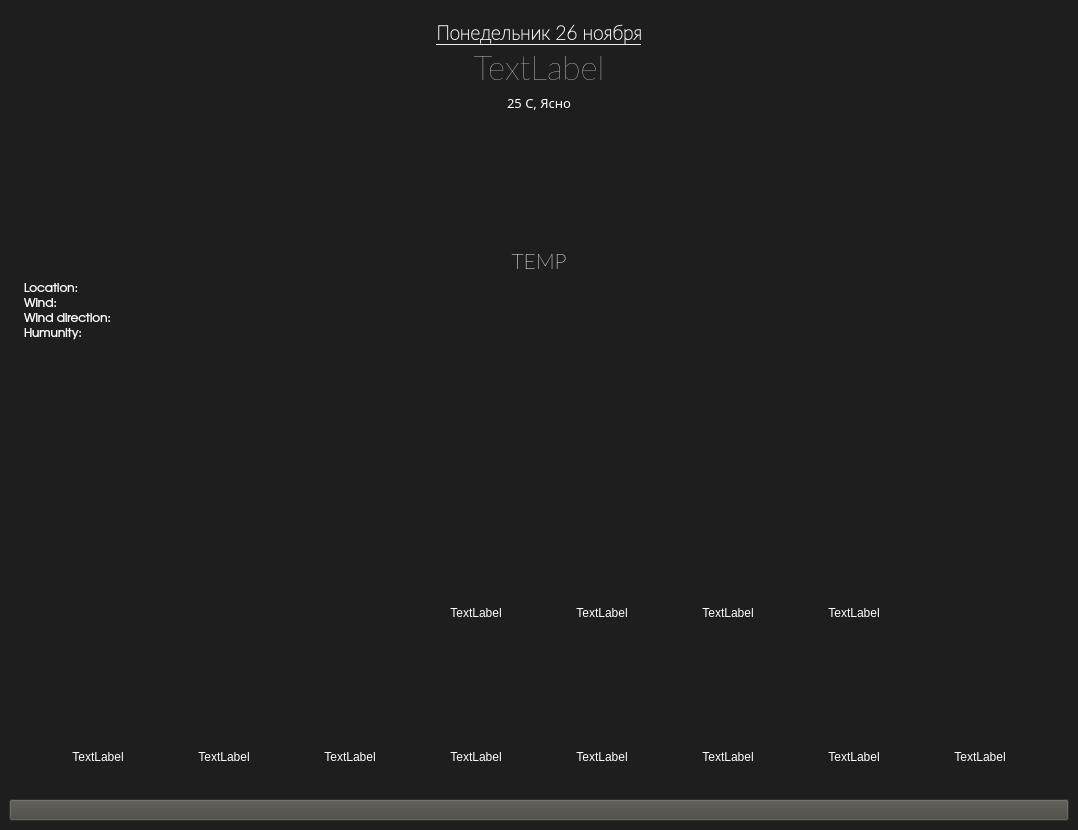
<?xml version="1.0" encoding="UTF-8"?>
<ui version="4.0">
 <class>MainWindow</class>
 <widget class="QMainWindow" name="MainWindow">
  <property name="enabled">
   <bool>true</bool>
  </property>
  <property name="geometry">
   <rect>
    <x>0</x>
    <y>0</y>
    <width>1078</width>
    <height>830</height>
   </rect>
  </property>
  <property name="minimumSize">
   <size>
    <width>1078</width>
    <height>830</height>
   </size>
  </property>
  <property name="sizeIncrement">
   <size>
    <width>1078</width>
    <height>763</height>
   </size>
  </property>
  <property name="baseSize">
   <size>
    <width>1078</width>
    <height>830</height>
   </size>
  </property>
  <property name="contextMenuPolicy">
   <enum>Qt::DefaultContextMenu</enum>
  </property>
  <property name="windowTitle">
   <string>Weather</string>
  </property>
  <property name="autoFillBackground">
   <bool>false</bool>
  </property>
  <property name="styleSheet">
   <string notr="true">background-color: rgb(30, 30, 30);</string>
  </property>
  <property name="toolButtonStyle">
   <enum>Qt::ToolButtonIconOnly</enum>
  </property>
  <widget class="QWidget" name="centralwidget">
   <layout class="QHBoxLayout" name="horizontalLayout">
    <item>
     <layout class="QVBoxLayout" name="verticalLayout" stretch="0,0,0">
      <property name="sizeConstraint">
       <enum>QLayout::SetDefaultConstraint</enum>
      </property>
      <property name="topMargin">
       <number>1</number>
      </property>
      <item>
       <layout class="QVBoxLayout" name="verticalLayout_1" stretch="0,0,0,0,0">
        <property name="spacing">
         <number>0</number>
        </property>
        <property name="topMargin">
         <number>8</number>
        </property>
        <property name="bottomMargin">
         <number>0</number>
        </property>
        <item>
         <widget class="QLabel" name="todayIs">
          <property name="font">
           <font>
            <family>Lato Hairline</family>
            <pointsize>14</pointsize>
            <weight>75</weight>
            <bold>true</bold>
            <underline>true</underline>
           </font>
          </property>
          <property name="styleSheet">
           <string notr="true">color: rgb(238, 238, 236);</string>
          </property>
          <property name="text">
           <string>Понедельник 26 ноября</string>
          </property>
          <property name="alignment">
           <set>Qt::AlignCenter</set>
          </property>
         </widget>
        </item>
        <item>
         <widget class="QLabel" name="label">
          <property name="font">
           <font>
            <family>Lato Hairline</family>
            <pointsize>25</pointsize>
            <weight>50</weight>
            <bold>false</bold>
            <kerning>true</kerning>
           </font>
          </property>
          <property name="styleSheet">
           <string notr="true">color: rgb(238, 238, 236);</string>
          </property>
          <property name="text">
           <string>TextLabel</string>
          </property>
          <property name="alignment">
           <set>Qt::AlignCenter</set>
          </property>
         </widget>
        </item>
        <item>
         <widget class="QLabel" name="weathIs">
          <property name="enabled">
           <bool>true</bool>
          </property>
          <property name="font">
           <font>
            <family>Oxygen-Sans</family>
            <pointsize>10</pointsize>
            <italic>false</italic>
           </font>
          </property>
          <property name="styleSheet">
           <string notr="true">color: rgb(255, 255, 255);</string>
          </property>
          <property name="text">
           <string>25 C, Ясно</string>
          </property>
          <property name="alignment">
           <set>Qt::AlignCenter</set>
          </property>
         </widget>
        </item>
        <item>
         <widget class="QLabel" name="TempIc">
          <property name="minimumSize">
           <size>
            <width>128</width>
            <height>128</height>
           </size>
          </property>
          <property name="layoutDirection">
           <enum>Qt::LeftToRight</enum>
          </property>
          <property name="text">
           <string/>
          </property>
          <property name="pixmap">
           <pixmap>images/13d.png</pixmap>
          </property>
          <property name="alignment">
           <set>Qt::AlignCenter</set>
          </property>
         </widget>
        </item>
        <item>
         <widget class="QLabel" name="Temp">
          <property name="enabled">
           <bool>true</bool>
          </property>
          <property name="font">
           <font>
            <family>Lato Thin</family>
            <pointsize>16</pointsize>
            <weight>50</weight>
            <italic>false</italic>
            <bold>false</bold>
            <underline>false</underline>
           </font>
          </property>
          <property name="styleSheet">
           <string notr="true">color: rgb(238, 238, 236);</string>
          </property>
          <property name="text">
           <string>TEMP</string>
          </property>
          <property name="alignment">
           <set>Qt::AlignCenter</set>
          </property>
         </widget>
        </item>
       </layout>
      </item>
      <item>
       <layout class="QGridLayout" name="gridLayout">
        <item row="0" column="0">
         <layout class="QFormLayout" name="formLayout">
          <property name="sizeConstraint">
           <enum>QLayout::SetDefaultConstraint</enum>
          </property>
          <property name="labelAlignment">
           <set>Qt::AlignLeading|Qt::AlignLeft|Qt::AlignVCenter</set>
          </property>
          <property name="formAlignment">
           <set>Qt::AlignLeading|Qt::AlignLeft|Qt::AlignTop</set>
          </property>
          <property name="horizontalSpacing">
           <number>6</number>
          </property>
          <property name="verticalSpacing">
           <number>1</number>
          </property>
          <property name="leftMargin">
           <number>2</number>
          </property>
          <property name="topMargin">
           <number>1</number>
          </property>
          <property name="rightMargin">
           <number>0</number>
          </property>
          <property name="bottomMargin">
           <number>0</number>
          </property>
          <item row="1" column="0">
           <widget class="QLabel" name="location_ic">
            <property name="text">
             <string/>
            </property>
            <property name="pixmap">
             <pixmap>my_icns/location_ic.png</pixmap>
            </property>
           </widget>
          </item>
          <item row="5" column="0">
           <widget class="QLabel" name="hum_icn">
            <property name="layoutDirection">
             <enum>Qt::LeftToRight</enum>
            </property>
            <property name="text">
             <string/>
            </property>
            <property name="pixmap">
             <pixmap>my_icns/humunity.png</pixmap>
            </property>
           </widget>
          </item>
          <item row="3" column="0">
           <widget class="QLabel" name="wind_ic">
            <property name="styleSheet">
             <string notr="true">color: rgb(255, 255, 255);</string>
            </property>
            <property name="text">
             <string/>
            </property>
            <property name="pixmap">
             <pixmap>my_icns/wind_icn.png</pixmap>
            </property>
           </widget>
          </item>
          <item row="4" column="0">
           <widget class="QLabel" name="wind_dir_icn">
            <property name="layoutDirection">
             <enum>Qt::RightToLeft</enum>
            </property>
            <property name="autoFillBackground">
             <bool>false</bool>
            </property>
            <property name="lineWidth">
             <number>1</number>
            </property>
            <property name="midLineWidth">
             <number>10</number>
            </property>
            <property name="text">
             <string/>
            </property>
            <property name="pixmap">
             <pixmap>my_icns/1.7.png</pixmap>
            </property>
            <property name="alignment">
             <set>Qt::AlignLeading|Qt::AlignLeft|Qt::AlignVCenter</set>
            </property>
            <property name="margin">
             <number>-16</number>
            </property>
            <property name="indent">
             <number>0</number>
            </property>
            <property name="openExternalLinks">
             <bool>false</bool>
            </property>
           </widget>
          </item>
          <item row="1" column="1">
           <widget class="QLabel" name="location_dat">
            <property name="font">
             <font>
              <family>URW Gothic L</family>
             </font>
            </property>
            <property name="styleSheet">
             <string notr="true">color: rgb(255, 255, 255);</string>
            </property>
            <property name="text">
             <string>Location:</string>
            </property>
           </widget>
          </item>
          <item row="3" column="1">
           <widget class="QLabel" name="wind_dat">
            <property name="font">
             <font>
              <family>URW Gothic L</family>
             </font>
            </property>
            <property name="styleSheet">
             <string notr="true">color: rgb(255, 255, 255);</string>
            </property>
            <property name="text">
             <string>Wind:</string>
            </property>
           </widget>
          </item>
          <item row="4" column="1">
           <widget class="QLabel" name="wind_dir_dat">
            <property name="font">
             <font>
              <family>URW Gothic L</family>
             </font>
            </property>
            <property name="styleSheet">
             <string notr="true">color: rgb(255, 255, 255);</string>
            </property>
            <property name="text">
             <string>Wind direction:</string>
            </property>
           </widget>
          </item>
          <item row="5" column="1">
           <widget class="QLabel" name="hum_dat">
            <property name="font">
             <font>
              <family>URW Gothic L</family>
             </font>
            </property>
            <property name="styleSheet">
             <string notr="true">color: rgb(255, 255, 255);</string>
            </property>
            <property name="text">
             <string>Humunity:</string>
            </property>
           </widget>
          </item>
         </layout>
        </item>
       </layout>
      </item>
      <item>
       <layout class="QVBoxLayout" name="verticalLayout_2" stretch="0,0">
        <property name="spacing">
         <number>0</number>
        </property>
        <property name="sizeConstraint">
         <enum>QLayout::SetMinimumSize</enum>
        </property>
        <property name="leftMargin">
         <number>0</number>
        </property>
        <property name="topMargin">
         <number>0</number>
        </property>
        <property name="rightMargin">
         <number>0</number>
        </property>
        <property name="bottomMargin">
         <number>0</number>
        </property>
        <item>
         <layout class="QGridLayout" name="gridLayout_2">
          <property name="leftMargin">
           <number>5</number>
          </property>
          <property name="topMargin">
           <number>30</number>
          </property>
          <property name="rightMargin">
           <number>5</number>
          </property>
          <property name="bottomMargin">
           <number>10</number>
          </property>
          <property name="horizontalSpacing">
           <number>10</number>
          </property>
          <property name="verticalSpacing">
           <number>80</number>
          </property>
          <item row="1" column="6">
           <widget class="QLabel" name="label_8">
            <property name="enabled">
             <bool>false</bool>
            </property>
            <property name="sizePolicy">
             <sizepolicy hsizetype="Maximum" vsizetype="Maximum">
              <horstretch>0</horstretch>
              <verstretch>0</verstretch>
             </sizepolicy>
            </property>
            <property name="minimumSize">
             <size>
              <width>64</width>
              <height>64</height>
             </size>
            </property>
            <property name="sizeIncrement">
             <size>
              <width>64</width>
              <height>64</height>
             </size>
            </property>
            <property name="baseSize">
             <size>
              <width>64</width>
              <height>64</height>
             </size>
            </property>
            <property name="toolTipDuration">
             <number>0</number>
            </property>
            <property name="layoutDirection">
             <enum>Qt::LeftToRight</enum>
            </property>
            <property name="styleSheet">
             <string notr="true">color: rgb(255, 255, 255);</string>
            </property>
            <property name="text">
             <string>TextLabel</string>
            </property>
            <property name="scaledContents">
             <bool>false</bool>
            </property>
            <property name="alignment">
             <set>Qt::AlignCenter</set>
            </property>
            <property name="margin">
             <number>0</number>
            </property>
            <property name="indent">
             <number>0</number>
            </property>
           </widget>
          </item>
          <item row="1" column="3">
           <widget class="QLabel" name="label_5">
            <property name="enabled">
             <bool>false</bool>
            </property>
            <property name="sizePolicy">
             <sizepolicy hsizetype="Maximum" vsizetype="Maximum">
              <horstretch>0</horstretch>
              <verstretch>0</verstretch>
             </sizepolicy>
            </property>
            <property name="minimumSize">
             <size>
              <width>64</width>
              <height>64</height>
             </size>
            </property>
            <property name="sizeIncrement">
             <size>
              <width>64</width>
              <height>64</height>
             </size>
            </property>
            <property name="baseSize">
             <size>
              <width>64</width>
              <height>64</height>
             </size>
            </property>
            <property name="toolTipDuration">
             <number>0</number>
            </property>
            <property name="layoutDirection">
             <enum>Qt::LeftToRight</enum>
            </property>
            <property name="styleSheet">
             <string notr="true">color: rgb(255, 255, 255);</string>
            </property>
            <property name="text">
             <string>TextLabel</string>
            </property>
            <property name="scaledContents">
             <bool>false</bool>
            </property>
            <property name="alignment">
             <set>Qt::AlignCenter</set>
            </property>
            <property name="margin">
             <number>0</number>
            </property>
            <property name="indent">
             <number>0</number>
            </property>
           </widget>
          </item>
          <item row="1" column="4">
           <widget class="QLabel" name="label_6">
            <property name="enabled">
             <bool>false</bool>
            </property>
            <property name="sizePolicy">
             <sizepolicy hsizetype="Maximum" vsizetype="Maximum">
              <horstretch>0</horstretch>
              <verstretch>0</verstretch>
             </sizepolicy>
            </property>
            <property name="minimumSize">
             <size>
              <width>64</width>
              <height>64</height>
             </size>
            </property>
            <property name="sizeIncrement">
             <size>
              <width>64</width>
              <height>64</height>
             </size>
            </property>
            <property name="baseSize">
             <size>
              <width>64</width>
              <height>64</height>
             </size>
            </property>
            <property name="toolTipDuration">
             <number>0</number>
            </property>
            <property name="layoutDirection">
             <enum>Qt::LeftToRight</enum>
            </property>
            <property name="styleSheet">
             <string notr="true">color: rgb(255, 255, 255);</string>
            </property>
            <property name="text">
             <string>TextLabel</string>
            </property>
            <property name="scaledContents">
             <bool>false</bool>
            </property>
            <property name="alignment">
             <set>Qt::AlignCenter</set>
            </property>
            <property name="margin">
             <number>0</number>
            </property>
            <property name="indent">
             <number>0</number>
            </property>
           </widget>
          </item>
          <item row="1" column="5">
           <widget class="QLabel" name="label_7">
            <property name="enabled">
             <bool>false</bool>
            </property>
            <property name="sizePolicy">
             <sizepolicy hsizetype="Maximum" vsizetype="Maximum">
              <horstretch>0</horstretch>
              <verstretch>0</verstretch>
             </sizepolicy>
            </property>
            <property name="minimumSize">
             <size>
              <width>64</width>
              <height>64</height>
             </size>
            </property>
            <property name="sizeIncrement">
             <size>
              <width>64</width>
              <height>64</height>
             </size>
            </property>
            <property name="baseSize">
             <size>
              <width>64</width>
              <height>64</height>
             </size>
            </property>
            <property name="toolTipDuration">
             <number>0</number>
            </property>
            <property name="layoutDirection">
             <enum>Qt::LeftToRight</enum>
            </property>
            <property name="styleSheet">
             <string notr="true">color: rgb(255, 255, 255);</string>
            </property>
            <property name="text">
             <string>TextLabel</string>
            </property>
            <property name="scaledContents">
             <bool>false</bool>
            </property>
            <property name="alignment">
             <set>Qt::AlignCenter</set>
            </property>
            <property name="margin">
             <number>0</number>
            </property>
            <property name="indent">
             <number>0</number>
            </property>
           </widget>
          </item>
          <item row="1" column="1">
           <widget class="QLabel" name="label_3">
            <property name="enabled">
             <bool>false</bool>
            </property>
            <property name="sizePolicy">
             <sizepolicy hsizetype="Maximum" vsizetype="Maximum">
              <horstretch>0</horstretch>
              <verstretch>0</verstretch>
             </sizepolicy>
            </property>
            <property name="minimumSize">
             <size>
              <width>64</width>
              <height>64</height>
             </size>
            </property>
            <property name="sizeIncrement">
             <size>
              <width>64</width>
              <height>64</height>
             </size>
            </property>
            <property name="baseSize">
             <size>
              <width>64</width>
              <height>64</height>
             </size>
            </property>
            <property name="toolTipDuration">
             <number>0</number>
            </property>
            <property name="layoutDirection">
             <enum>Qt::LeftToRight</enum>
            </property>
            <property name="styleSheet">
             <string notr="true">color: rgb(255, 255, 255);</string>
            </property>
            <property name="text">
             <string>TextLabel</string>
            </property>
            <property name="scaledContents">
             <bool>false</bool>
            </property>
            <property name="alignment">
             <set>Qt::AlignCenter</set>
            </property>
            <property name="margin">
             <number>0</number>
            </property>
            <property name="indent">
             <number>0</number>
            </property>
           </widget>
          </item>
          <item row="1" column="7">
           <widget class="QLabel" name="label_9">
            <property name="enabled">
             <bool>false</bool>
            </property>
            <property name="sizePolicy">
             <sizepolicy hsizetype="Maximum" vsizetype="Maximum">
              <horstretch>0</horstretch>
              <verstretch>0</verstretch>
             </sizepolicy>
            </property>
            <property name="minimumSize">
             <size>
              <width>64</width>
              <height>64</height>
             </size>
            </property>
            <property name="sizeIncrement">
             <size>
              <width>64</width>
              <height>64</height>
             </size>
            </property>
            <property name="baseSize">
             <size>
              <width>64</width>
              <height>64</height>
             </size>
            </property>
            <property name="toolTipDuration">
             <number>0</number>
            </property>
            <property name="layoutDirection">
             <enum>Qt::LeftToRight</enum>
            </property>
            <property name="styleSheet">
             <string notr="true">color: rgb(255, 255, 255);</string>
            </property>
            <property name="text">
             <string>TextLabel</string>
            </property>
            <property name="scaledContents">
             <bool>false</bool>
            </property>
            <property name="alignment">
             <set>Qt::AlignCenter</set>
            </property>
            <property name="margin">
             <number>0</number>
            </property>
            <property name="indent">
             <number>0</number>
            </property>
           </widget>
          </item>
          <item row="1" column="0">
           <widget class="QLabel" name="label_2">
            <property name="enabled">
             <bool>false</bool>
            </property>
            <property name="sizePolicy">
             <sizepolicy hsizetype="Maximum" vsizetype="Maximum">
              <horstretch>0</horstretch>
              <verstretch>0</verstretch>
             </sizepolicy>
            </property>
            <property name="minimumSize">
             <size>
              <width>64</width>
              <height>64</height>
             </size>
            </property>
            <property name="sizeIncrement">
             <size>
              <width>64</width>
              <height>64</height>
             </size>
            </property>
            <property name="baseSize">
             <size>
              <width>64</width>
              <height>64</height>
             </size>
            </property>
            <property name="toolTipDuration">
             <number>0</number>
            </property>
            <property name="layoutDirection">
             <enum>Qt::LeftToRight</enum>
            </property>
            <property name="styleSheet">
             <string notr="true">color: rgb(255, 255, 255);</string>
            </property>
            <property name="text">
             <string>TextLabel</string>
            </property>
            <property name="scaledContents">
             <bool>false</bool>
            </property>
            <property name="alignment">
             <set>Qt::AlignCenter</set>
            </property>
            <property name="wordWrap">
             <bool>false</bool>
            </property>
            <property name="margin">
             <number>0</number>
            </property>
            <property name="indent">
             <number>0</number>
            </property>
           </widget>
          </item>
          <item row="0" column="0">
           <widget class="QLabel" name="label_10">
            <property name="enabled">
             <bool>false</bool>
            </property>
            <property name="sizePolicy">
             <sizepolicy hsizetype="Maximum" vsizetype="Maximum">
              <horstretch>0</horstretch>
              <verstretch>0</verstretch>
             </sizepolicy>
            </property>
            <property name="minimumSize">
             <size>
              <width>64</width>
              <height>64</height>
             </size>
            </property>
            <property name="sizeIncrement">
             <size>
              <width>64</width>
              <height>64</height>
             </size>
            </property>
            <property name="baseSize">
             <size>
              <width>64</width>
              <height>64</height>
             </size>
            </property>
            <property name="toolTipDuration">
             <number>0</number>
            </property>
            <property name="layoutDirection">
             <enum>Qt::LeftToRight</enum>
            </property>
            <property name="styleSheet">
             <string notr="true">color: rgb(255, 255, 255);</string>
            </property>
            <property name="frameShape">
             <enum>QFrame::NoFrame</enum>
            </property>
            <property name="frameShadow">
             <enum>QFrame::Plain</enum>
            </property>
            <property name="text">
             <string/>
            </property>
            <property name="pixmap">
             <pixmap>my_icns/01d.png</pixmap>
            </property>
            <property name="scaledContents">
             <bool>false</bool>
            </property>
            <property name="alignment">
             <set>Qt::AlignCenter</set>
            </property>
            <property name="wordWrap">
             <bool>false</bool>
            </property>
            <property name="margin">
             <number>0</number>
            </property>
            <property name="indent">
             <number>0</number>
            </property>
           </widget>
          </item>
          <item row="0" column="1">
           <widget class="QLabel" name="label_11">
            <property name="enabled">
             <bool>false</bool>
            </property>
            <property name="sizePolicy">
             <sizepolicy hsizetype="Maximum" vsizetype="Maximum">
              <horstretch>0</horstretch>
              <verstretch>0</verstretch>
             </sizepolicy>
            </property>
            <property name="minimumSize">
             <size>
              <width>64</width>
              <height>64</height>
             </size>
            </property>
            <property name="sizeIncrement">
             <size>
              <width>64</width>
              <height>64</height>
             </size>
            </property>
            <property name="baseSize">
             <size>
              <width>64</width>
              <height>64</height>
             </size>
            </property>
            <property name="toolTipDuration">
             <number>0</number>
            </property>
            <property name="layoutDirection">
             <enum>Qt::LeftToRight</enum>
            </property>
            <property name="styleSheet">
             <string notr="true">color: rgb(255, 255, 255);</string>
            </property>
            <property name="text">
             <string/>
            </property>
            <property name="pixmap">
             <pixmap>my_icns/01n.png</pixmap>
            </property>
            <property name="scaledContents">
             <bool>false</bool>
            </property>
            <property name="alignment">
             <set>Qt::AlignCenter</set>
            </property>
            <property name="margin">
             <number>0</number>
            </property>
            <property name="indent">
             <number>0</number>
            </property>
           </widget>
          </item>
          <item row="0" column="2">
           <widget class="QLabel" name="label_12">
            <property name="enabled">
             <bool>false</bool>
            </property>
            <property name="sizePolicy">
             <sizepolicy hsizetype="Maximum" vsizetype="Maximum">
              <horstretch>0</horstretch>
              <verstretch>0</verstretch>
             </sizepolicy>
            </property>
            <property name="minimumSize">
             <size>
              <width>64</width>
              <height>64</height>
             </size>
            </property>
            <property name="sizeIncrement">
             <size>
              <width>64</width>
              <height>64</height>
             </size>
            </property>
            <property name="baseSize">
             <size>
              <width>64</width>
              <height>64</height>
             </size>
            </property>
            <property name="toolTipDuration">
             <number>0</number>
            </property>
            <property name="layoutDirection">
             <enum>Qt::LeftToRight</enum>
            </property>
            <property name="styleSheet">
             <string notr="true">color: rgb(255, 255, 255);</string>
            </property>
            <property name="text">
             <string/>
            </property>
            <property name="pixmap">
             <pixmap>my_icns/03n.png</pixmap>
            </property>
            <property name="scaledContents">
             <bool>false</bool>
            </property>
            <property name="alignment">
             <set>Qt::AlignCenter</set>
            </property>
            <property name="margin">
             <number>0</number>
            </property>
            <property name="indent">
             <number>0</number>
            </property>
           </widget>
          </item>
          <item row="0" column="3">
           <widget class="QLabel" name="label_13">
            <property name="enabled">
             <bool>false</bool>
            </property>
            <property name="sizePolicy">
             <sizepolicy hsizetype="Maximum" vsizetype="Maximum">
              <horstretch>0</horstretch>
              <verstretch>0</verstretch>
             </sizepolicy>
            </property>
            <property name="minimumSize">
             <size>
              <width>64</width>
              <height>64</height>
             </size>
            </property>
            <property name="sizeIncrement">
             <size>
              <width>64</width>
              <height>64</height>
             </size>
            </property>
            <property name="baseSize">
             <size>
              <width>64</width>
              <height>64</height>
             </size>
            </property>
            <property name="toolTipDuration">
             <number>0</number>
            </property>
            <property name="layoutDirection">
             <enum>Qt::LeftToRight</enum>
            </property>
            <property name="styleSheet">
             <string notr="true">color: rgb(255, 255, 255);</string>
            </property>
            <property name="text">
             <string>TextLabel</string>
            </property>
            <property name="scaledContents">
             <bool>false</bool>
            </property>
            <property name="alignment">
             <set>Qt::AlignCenter</set>
            </property>
            <property name="margin">
             <number>0</number>
            </property>
            <property name="indent">
             <number>0</number>
            </property>
           </widget>
          </item>
          <item row="0" column="4">
           <widget class="QLabel" name="label_14">
            <property name="enabled">
             <bool>false</bool>
            </property>
            <property name="sizePolicy">
             <sizepolicy hsizetype="Maximum" vsizetype="Maximum">
              <horstretch>0</horstretch>
              <verstretch>0</verstretch>
             </sizepolicy>
            </property>
            <property name="minimumSize">
             <size>
              <width>64</width>
              <height>64</height>
             </size>
            </property>
            <property name="sizeIncrement">
             <size>
              <width>64</width>
              <height>64</height>
             </size>
            </property>
            <property name="baseSize">
             <size>
              <width>64</width>
              <height>64</height>
             </size>
            </property>
            <property name="toolTipDuration">
             <number>0</number>
            </property>
            <property name="layoutDirection">
             <enum>Qt::LeftToRight</enum>
            </property>
            <property name="styleSheet">
             <string notr="true">color: rgb(255, 255, 255);</string>
            </property>
            <property name="text">
             <string>TextLabel</string>
            </property>
            <property name="scaledContents">
             <bool>false</bool>
            </property>
            <property name="alignment">
             <set>Qt::AlignCenter</set>
            </property>
            <property name="margin">
             <number>0</number>
            </property>
            <property name="indent">
             <number>0</number>
            </property>
           </widget>
          </item>
          <item row="0" column="5">
           <widget class="QLabel" name="label_15">
            <property name="enabled">
             <bool>false</bool>
            </property>
            <property name="sizePolicy">
             <sizepolicy hsizetype="Maximum" vsizetype="Maximum">
              <horstretch>0</horstretch>
              <verstretch>0</verstretch>
             </sizepolicy>
            </property>
            <property name="minimumSize">
             <size>
              <width>64</width>
              <height>64</height>
             </size>
            </property>
            <property name="sizeIncrement">
             <size>
              <width>64</width>
              <height>64</height>
             </size>
            </property>
            <property name="baseSize">
             <size>
              <width>64</width>
              <height>64</height>
             </size>
            </property>
            <property name="toolTipDuration">
             <number>0</number>
            </property>
            <property name="layoutDirection">
             <enum>Qt::LeftToRight</enum>
            </property>
            <property name="styleSheet">
             <string notr="true">color: rgb(255, 255, 255);</string>
            </property>
            <property name="text">
             <string>TextLabel</string>
            </property>
            <property name="scaledContents">
             <bool>false</bool>
            </property>
            <property name="alignment">
             <set>Qt::AlignCenter</set>
            </property>
            <property name="margin">
             <number>0</number>
            </property>
            <property name="indent">
             <number>0</number>
            </property>
           </widget>
          </item>
          <item row="0" column="6">
           <widget class="QLabel" name="label_16">
            <property name="enabled">
             <bool>false</bool>
            </property>
            <property name="sizePolicy">
             <sizepolicy hsizetype="Maximum" vsizetype="Maximum">
              <horstretch>0</horstretch>
              <verstretch>0</verstretch>
             </sizepolicy>
            </property>
            <property name="minimumSize">
             <size>
              <width>64</width>
              <height>64</height>
             </size>
            </property>
            <property name="sizeIncrement">
             <size>
              <width>64</width>
              <height>64</height>
             </size>
            </property>
            <property name="baseSize">
             <size>
              <width>64</width>
              <height>64</height>
             </size>
            </property>
            <property name="toolTipDuration">
             <number>0</number>
            </property>
            <property name="layoutDirection">
             <enum>Qt::LeftToRight</enum>
            </property>
            <property name="styleSheet">
             <string notr="true">color: rgb(255, 255, 255);</string>
            </property>
            <property name="text">
             <string>TextLabel</string>
            </property>
            <property name="scaledContents">
             <bool>false</bool>
            </property>
            <property name="alignment">
             <set>Qt::AlignCenter</set>
            </property>
            <property name="margin">
             <number>0</number>
            </property>
            <property name="indent">
             <number>0</number>
            </property>
           </widget>
          </item>
          <item row="0" column="7">
           <widget class="QLabel" name="label_17">
            <property name="enabled">
             <bool>false</bool>
            </property>
            <property name="sizePolicy">
             <sizepolicy hsizetype="Maximum" vsizetype="Maximum">
              <horstretch>0</horstretch>
              <verstretch>0</verstretch>
             </sizepolicy>
            </property>
            <property name="minimumSize">
             <size>
              <width>64</width>
              <height>64</height>
             </size>
            </property>
            <property name="sizeIncrement">
             <size>
              <width>64</width>
              <height>64</height>
             </size>
            </property>
            <property name="baseSize">
             <size>
              <width>64</width>
              <height>64</height>
             </size>
            </property>
            <property name="toolTipDuration">
             <number>0</number>
            </property>
            <property name="layoutDirection">
             <enum>Qt::LeftToRight</enum>
            </property>
            <property name="styleSheet">
             <string notr="true">color: rgb(255, 255, 255);</string>
            </property>
            <property name="text">
             <string/>
            </property>
            <property name="pixmap">
             <pixmap>my_icns/03d.png</pixmap>
            </property>
            <property name="scaledContents">
             <bool>false</bool>
            </property>
            <property name="alignment">
             <set>Qt::AlignCenter</set>
            </property>
            <property name="margin">
             <number>0</number>
            </property>
            <property name="indent">
             <number>0</number>
            </property>
           </widget>
          </item>
          <item row="1" column="2">
           <widget class="QLabel" name="label_4">
            <property name="enabled">
             <bool>false</bool>
            </property>
            <property name="sizePolicy">
             <sizepolicy hsizetype="Maximum" vsizetype="Maximum">
              <horstretch>0</horstretch>
              <verstretch>0</verstretch>
             </sizepolicy>
            </property>
            <property name="minimumSize">
             <size>
              <width>64</width>
              <height>64</height>
             </size>
            </property>
            <property name="sizeIncrement">
             <size>
              <width>64</width>
              <height>64</height>
             </size>
            </property>
            <property name="baseSize">
             <size>
              <width>64</width>
              <height>64</height>
             </size>
            </property>
            <property name="toolTipDuration">
             <number>0</number>
            </property>
            <property name="layoutDirection">
             <enum>Qt::LeftToRight</enum>
            </property>
            <property name="styleSheet">
             <string notr="true">color: rgb(255, 255, 255);</string>
            </property>
            <property name="text">
             <string>TextLabel</string>
            </property>
            <property name="scaledContents">
             <bool>false</bool>
            </property>
            <property name="alignment">
             <set>Qt::AlignCenter</set>
            </property>
            <property name="margin">
             <number>0</number>
            </property>
            <property name="indent">
             <number>0</number>
            </property>
           </widget>
          </item>
         </layout>
        </item>
        <item>
         <widget class="QPushButton" name="pushButton_2">
          <property name="styleSheet">
           <string notr="true">background-color: rgb(71,69,63);</string>
          </property>
          <property name="text">
           <string/>
          </property>
          <property name="icon">
           <iconset>
            <normaloff>../../mirror/im/images/arrow-circle-225.png</normaloff>../../mirror/im/images/arrow-circle-225.png</iconset>
          </property>
         </widget>
        </item>
       </layout>
      </item>
     </layout>
    </item>
   </layout>
  </widget>
 </widget>
 <resources/>
 <connections/>
</ui>
